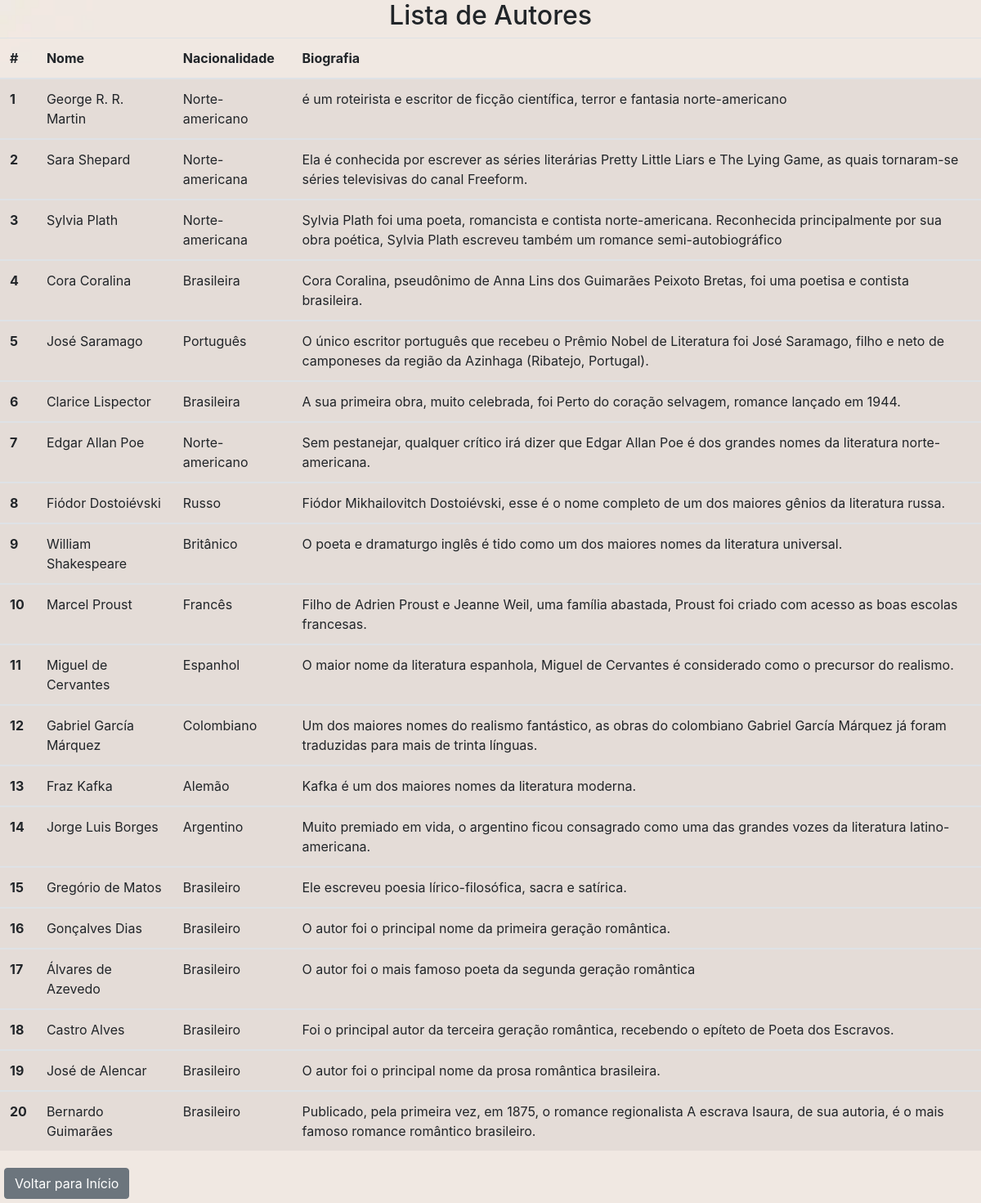
The app's page /listarAutor.php with its own data.
### tables this page shows
CREATE TABLE IF NOT EXISTS `autor` (
  `idautor` INT NOT NULL AUTO_INCREMENT,
  `nome` VARCHAR(50) NOT NULL,
  `nacionalidade` VARCHAR(40) NULL,
  `biografia` VARCHAR(1000) NULL,
  PRIMARY KEY (`idautor`));

### public/listarAutor.php (the view, shortened to what this page needs)
<!DOCTYPE html>
<html lang="en">
<head>
    <link rel="stylesheet" href="./css/bootstrap.css">
    <link rel = "stylesheet" href="./css/estilo.css">
</head>
<body class="listar">
    <h2>Lista de Autores</h2>
    <table class="table table-striped">
        <thead>
            <tr>
                <th scope="col">#</th>
                <th scope="col">Nome</th>
                <th scope="col">Nacionalidade</th>
                <th scope="col">Biografia</th>
            </tr>
        </thead>
        <?php
        require_once "../controle/conexao.php";
        $sql = "SELECT * FROM autor";
        $resultados = mysqli_query($conexao, $sql);
        $i = 0;
        while ($linha = mysqli_fetch_array($resultados)) {
            $i++;
            $nome = $linha['nome'];
            $nacionalidade = $linha['nacionalidade'];
            $biografia = $linha['biografia'];
            echo "<tbody>";
            echo "<tr>";
            echo "<th scope='row'>$i</th>";
            echo "<td>$nome</td>";
            echo "<td>$nacionalidade</td>";
            echo "<td>$biografia</td>";
            echo "</tr>";
            echo "</tbody>";
        }
        ?>
    </table>
    <a href="home.html" class="btn btn-secondary float-start">Voltar para Início</a>
</body>
</html>

### public/css/estilo.css (style rules this page uses)
body { background-image: url('../assets/wallpaper.jpg'); background-size: cover; max-width: 100%; }
a { margin: 5px; }
h2 { text-align: center; }
.listar { background-image: url('/wallpaperinfinito.jpg'); background-size: cover; max-width: 100%; }

### records on screen
autor: nome "George R. R. Martin", nacionalidade "Norte-americano", biografia "é um roteirista e escritor de ficção científica, terror e fantasia norte-americano"
autor: nome "Sara Shepard", nacionalidade "Norte-americana", biografia "Ela é conhecida por escrever as séries literárias Pretty Little Liars e The Lying Game, as quais tornaram-se séries televisivas do canal Freeform."
autor: nome "Sylvia Plath", nacionalidade "Norte-americana", biografia "Sylvia Plath foi uma poeta, romancista e contista norte-americana. Reconhecida principalmente por sua obra poética, Sylvia Plath escreveu também um romance semi-autobiográfico"
autor: nome "Cora Coralina", nacionalidade "Brasileira", biografia "Cora Coralina, pseudônimo de Anna Lins dos Guimarães Peixoto Bretas, foi uma poetisa e contista brasileira."
autor: nome "José Saramago", nacionalidade "Português", biografia "O único escritor português que recebeu o Prêmio Nobel de Literatura foi José Saramago, filho e neto de camponeses da região da Azinhaga (Ribatejo, Portugal)."
autor: nome "Clarice Lispector", nacionalidade "Brasileira", biografia "A sua primeira obra, muito celebrada, foi Perto do coração selvagem, romance lançado em 1944."
autor: nome "Edgar Allan Poe", nacionalidade "Norte-americano", biografia "Sem pestanejar, qualquer crítico irá dizer que Edgar Allan Poe é dos grandes nomes da literatura norte-americana."
autor: nome "Fiódor Dostoiévski", nacionalidade "Russo", biografia "Fiódor Mikhailovitch Dostoiévski, esse é o nome completo de um dos maiores gênios da literatura russa."
autor: nome "William Shakespeare", nacionalidade "Britânico", biografia "O poeta e dramaturgo inglês é tido como um dos maiores nomes da literatura universal."
autor: nome "Marcel Proust", nacionalidade "Francês", biografia "Filho de Adrien Proust e Jeanne Weil, uma família abastada, Proust foi criado com acesso as boas escolas francesas."
autor: nome "Miguel de Cervantes", nacionalidade "Espanhol", biografia "O maior nome da literatura espanhola, Miguel de Cervantes é considerado como o precursor do realismo."
autor: nome "Gabriel García Márquez", nacionalidade "Colombiano", biografia "Um dos maiores nomes do realismo fantástico, as obras do colombiano Gabriel García Márquez já foram traduzidas para mais de trinta línguas."
autor: nome "Fraz Kafka", nacionalidade "Alemão", biografia "Kafka é um dos maiores nomes da literatura moderna."
autor: nome "Jorge Luis Borges", nacionalidade "Argentino", biografia "Muito premiado em vida, o argentino ficou consagrado como uma das grandes vozes da literatura latino-americana."
autor: nome "Gregório de Matos", nacionalidade "Brasileiro", biografia "Ele escreveu poesia lírico-filosófica, sacra e satírica."
autor: nome "Gonçalves Dias", nacionalidade "Brasileiro", biografia "O autor foi o principal nome da primeira geração romântica."
autor: nome "Álvares de Azevedo", nacionalidade "Brasileiro", biografia "O autor foi o mais famoso poeta da segunda geração romântica"
autor: nome "Castro Alves", nacionalidade "Brasileiro", biografia "Foi o principal autor da terceira geração romântica, recebendo o epíteto de Poeta dos Escravos."
autor: nome "José de Alencar", nacionalidade "Brasileiro", biografia "O autor foi o principal nome da prosa romântica brasileira."
autor: nome "Bernardo Guimarães", nacionalidade "Brasileiro", biografia "Publicado, pela primeira vez, em 1875, o romance regionalista A escrava Isaura, de sua autoria, é o mais famoso romance romântico brasileiro."
